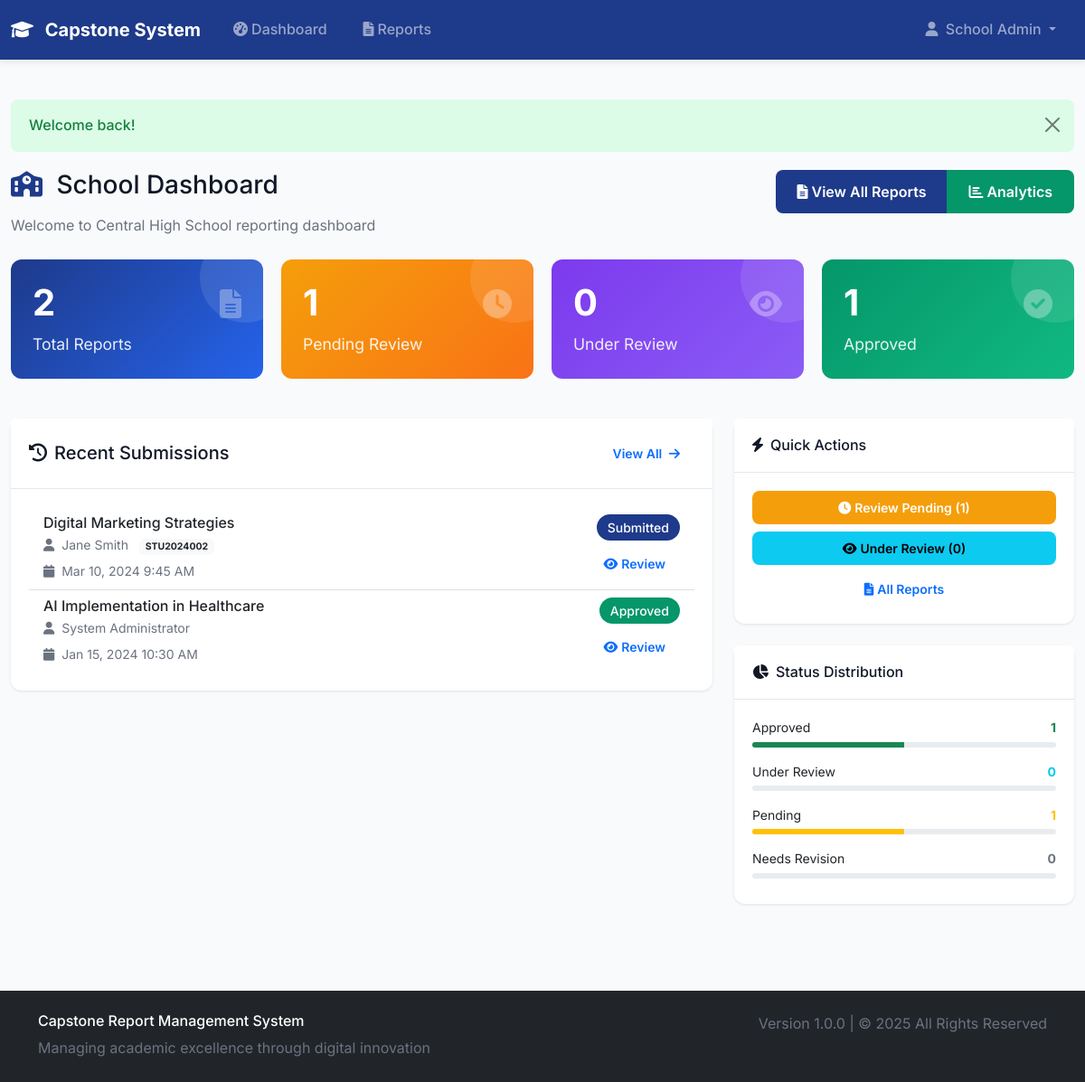
/school/dashboard.php (signed in), run on the app's committed database.
### tables this page shows
CREATE TABLE reports (
    id INT AUTO_INCREMENT PRIMARY KEY,
    title VARCHAR(255) NOT NULL,
    description TEXT,
    student_id INT NOT NULL,
    school_id INT NOT NULL,
    file_path VARCHAR(500),
    file_name VARCHAR(255),
    file_size INT,
    status ENUM('submitted', 'under_review', 'approved', 'rejected', 'revision_required') DEFAULT 'submitted',
    admin_comments TEXT,
    school_comments TEXT,
    submission_date TIMESTAMP DEFAULT CURRENT_TIMESTAMP,
    reviewed_at TIMESTAMP NULL,
    reviewed_by_admin INT,
    reviewed_by_school BOOLEAN DEFAULT FALSE,
    grade VARCHAR(10),
    FOREIGN KEY (student_id) REFERENCES users(id) ON DELETE CASCADE,
    FOREIGN KEY (school_id) REFERENCES schools(id) ON DELETE CASCADE,
    FOREIGN KEY (reviewed_by_admin) REFERENCES users(id) ON DELETE SET NULL
);

CREATE TABLE users (
    id INT AUTO_INCREMENT PRIMARY KEY,
    username VARCHAR(100) UNIQUE NOT NULL,
    email VARCHAR(255) UNIQUE NOT NULL,
    password VARCHAR(255) NOT NULL,
    first_name VARCHAR(100) NOT NULL,
    last_name VARCHAR(100) NOT NULL,
    role ENUM('student', 'admin') NOT NULL,
    student_id VARCHAR(50),
    school_id INT,
    id_photo_path VARCHAR(500),
    status ENUM('active', 'inactive') DEFAULT 'active',
    created_at TIMESTAMP DEFAULT CURRENT_TIMESTAMP,
    FOREIGN KEY (school_id) REFERENCES schools(id) ON DELETE SET NULL
);

### config/config.php (called while the page is built, shortened)
<?php
require_once __DIR__ . '/database.php';
require_once __DIR__ . '/../includes/functions.php';
$db = new Database();
?>

### config/database.php (called while the page is built, shortened)
<?php
class Database {
    private $host = DB_HOST;
    private $username = DB_USERNAME;
    private $password = DB_PASSWORD;
    private $database = DB_NAME;
    private $connection;
    private function connect() {
        try {
            if (DB_TYPE === 'pgsql') {
                $port = defined('DB_PORT') ? DB_PORT : '5432';
                $this->connection = new PDO(
                    "pgsql:host={$this->host};port={$port};dbname={$this->database}",
                    $this->username,
                    $this->password,
                    [
                        PDO::ATTR_ERRMODE => PDO::ERRMODE_EXCEPTION,
                        PDO::ATTR_DEFAULT_FETCH_MODE => PDO::FETCH_ASSOC,
                        PDO::ATTR_EMULATE_PREPARES => false
                    ]
                );
            } else {
                $this->connection = new PDO(
                    "mysql:host={$this->host};dbname={$this->database};charset=utf8mb4",
                    $this->username,
                    $this->password,
                    [
                        PDO::ATTR_ERRMODE => PDO::ERRMODE_EXCEPTION,
                        PDO::ATTR_DEFAULT_FETCH_MODE => PDO::FETCH_ASSOC,
                        PDO::ATTR_EMULATE_PREPARES => false
                    ]
                );
            }
        } catch (PDOException $e) {
            die("Database connection failed: " . $e->getMessage());
        }
    }
    public function query($sql, $params = []) {
        try {
            $stmt = $this->connection->prepare($sql);
            $stmt->execute($params);
            return $stmt;
        } catch (PDOException $e) {
            error_log("Database query error: " . $e->getMessage());
            return false;
        }
    }
    public function fetchAll($sql, $params = []) {
        $stmt = $this->query($sql, $params);
        return $stmt ? $stmt->fetchAll() : [];
    }
    public function fetchOne($sql, $params = []) {
        $stmt = $this->query($sql, $params);
        return $stmt ? $stmt->fetch() : null;
    }
}
?>

### school/dashboard.php (the view, shortened to what this page needs)
<?php
require_once '../config/config.php';
$schoolId = $_SESSION['school_id'];
$schoolName = $_SESSION['school_name'];
$stats = [
    'total_reports' => $db->fetchOne("SELECT COUNT(*) as count FROM reports WHERE school_id = ?", [$schoolId])['count'],
    'pending_review' => $db->fetchOne("SELECT COUNT(*) as count FROM reports WHERE school_id = ? AND status = 'submitted'", [$schoolId])['count'],
    'under_review' => $db->fetchOne("SELECT COUNT(*) as count FROM reports WHERE school_id = ? AND status = 'under_review'", [$schoolId])['count'],
    'approved' => $db->fetchOne("SELECT COUNT(*) as count FROM reports WHERE school_id = ? AND status = 'approved'", [$schoolId])['count'],
    'rejected' => $db->fetchOne("SELECT COUNT(*) as count FROM reports WHERE school_id = ? AND status = 'rejected'", [$schoolId])['count'],
    'revision_required' => $db->fetchOne("SELECT COUNT(*) as count FROM reports WHERE school_id = ? AND status = 'revision_required'", [$schoolId])['count']
];
$recentReports = $db->fetchAll(
    "SELECT r.*, u.first_name, u.last_name, u.student_id
     FROM reports r
     JOIN users u ON r.student_id = u.id
     WHERE r.school_id = ?
     ORDER BY r.submission_date DESC
     LIMIT 10",
    [$schoolId]
);
require_once '../includes/header.php';
?>
<div class="row mb-4">
    <div class="col">
        <h1 class="h3 mb-3">
            <i class="fas fa-school text-primary me-2"></i>
            School Dashboard
        </h1>
        <p class="text-muted mb-0">
            Welcome to <?php echo htmlspecialchars($schoolName); ?> reporting dashboard
        </p>
    </div>
    <div class="col-auto">
        <div class="btn-group">
            <a href="view_reports.php" class="btn btn-primary">
                <i class="fas fa-file-alt me-1"></i>View All Reports
            </a>
            <a href="analytics.php" class="btn btn-success">
                <i class="fas fa-chart-bar me-1"></i>Analytics
            </a>
        </div>
    </div>
</div>
<div class="stats-grid mb-4">
    <div class="dashboard-card">
        <div class="icon">
            <i class="fas fa-file-alt"></i>
        </div>
        <h3><?php echo $stats['total_reports']; ?></h3>
        <p>Total Reports</p>
    </div>
    <div class="dashboard-card" style="background: linear-gradient(135deg, var(--warning-color) 0%, #F97316 100%);">
        <div class="icon">
            <i class="fas fa-clock"></i>
        </div>
        <h3><?php echo $stats['pending_review']; ?></h3>
        <p>Pending Review</p>
    </div>
    <div class="dashboard-card" style="background: linear-gradient(135deg, var(--accent-color) 0%, #8B5CF6 100%);">
        <div class="icon">
            <i class="fas fa-eye"></i>
        </div>
        <h3><?php echo $stats['under_review']; ?></h3>
        <p>Under Review</p>
    </div>
    <div class="dashboard-card" style="background: linear-gradient(135deg, var(--secondary-color) 0%, #10B981 100%);">
        <div class="icon">
            <i class="fas fa-check-circle"></i>
        </div>
        <h3><?php echo $stats['approved']; ?></h3>
        <p>Approved</p>
    </div>
</div>
<div class="row">
    <div class="col-lg-8">
        <div class="card">
            <div class="card-header d-flex justify-content-between align-items-center">
                <h5 class="mb-0">
                    <i class="fas fa-history me-2"></i>Recent Submissions
                </h5>
                <a href="view_reports.php" class="btn btn-sm btn-outline-primary">
                    View All <i class="fas fa-arrow-right ms-1"></i>
                </a>
            </div>
            <div class="card-body">
                <?php if (empty($recentReports)): ?>
                    <div class="text-center py-4">
                        <i class="fas fa-file-alt fa-3x text-muted mb-3"></i>
                        <h6 class="text-muted">No reports submitted yet</h6>
                        <p class="text-muted mb-0">Reports from students will appear here once submitted</p>
                    </div>
                <?php else: ?>
                    <div class="list-group list-group-flush">
                        <?php foreach (array_slice($recentReports, 0, 5) as $report): ?>
                            <div class="list-group-item d-flex justify-content-between align-items-center">
                                <div>
                                    <h6 class="mb-1"><?php echo htmlspecialchars($report['title']); ?></h6>
                                    <p class="mb-1 text-muted small">
                                        <i class="fas fa-user me-1"></i>
                                        <?php echo htmlspecialchars($report['first_name'] . ' ' . $report['last_name']); ?>
                                        <span class="badge bg-light text-dark ms-2"><?php echo htmlspecialchars($report['student_id']); ?></span>
                                    </p>
                                    <small class="text-muted">
                                        <i class="fas fa-calendar me-1"></i>
                                        <?php echo formatDate($report['submission_date']); ?>
                                    </small>
                                </div>
                                <div class="text-end">
                                    <span class="status-badge status-<?php echo $report['status']; ?>">
                                        <?php echo ucfirst(str_replace('_', ' ', $report['status'])); ?>
                                    </span>
                                    <div class="mt-2">
                                        <a href="manage_report.php?id=<?php echo $report['id']; ?>" class="btn btn-sm btn-outline-primary">
                                            <i class="fas fa-eye me-1"></i>Review
                                        </a>
                                    </div>
                                </div>
                            </div>
                        <?php endforeach; ?>
                    </div>
                <?php endif; ?>
            </div>
        </div>
    </div>
    <div class="col-lg-4">
        <div class="card mb-4">
            <div class="card-header">
                <h6 class="mb-0">
                    <i class="fas fa-bolt me-2"></i>Quick Actions
                </h6>
            </div>
            <div class="card-body">
                <div class="d-grid gap-2">
                    <a href="view_reports.php?status=submitted" class="btn btn-warning btn-sm">
                        <i class="fas fa-clock me-1"></i>Review Pending (<?php echo $stats['pending_review']; ?>)
                    </a>
                    <a href="view_reports.php?status=under_review" class="btn btn-info btn-sm">
                        <i class="fas fa-eye me-1"></i>Under Review (<?php echo $stats['under_review']; ?>)
                    </a>
                    <a href="view_reports.php" class="btn btn-outline-primary btn-sm">
                        <i class="fas fa-file-alt me-1"></i>All Reports
                    </a>
                </div>
            </div>
        </div>
        <div class="card mb-4">
            <div class="card-header">
                <h6 class="mb-0">
                    <i class="fas fa-chart-pie me-2"></i>Status Distribution
                </h6>
            </div>
            <div class="card-body">
                <div class="mb-3">
                    <div class="d-flex justify-content-between align-items-center mb-1">
                        <small>Approved</small>
                        <small class="text-success fw-bold"><?php echo $stats['approved']; ?></small>
                    </div>
                    <div class="progress mb-2" style="height: 6px;">
                        <div class="progress-bar bg-success" style="width: <?php echo $stats['total_reports'] > 0 ? ($stats['approved'] / $stats['total_reports']) * 100 : 0; ?>%"></div>
                    </div>
                </div>
                <div class="mb-3">
                    <div class="d-flex justify-content-between align-items-center mb-1">
                        <small>Under Review</small>
                        <small class="text-info fw-bold"><?php echo $stats['under_review']; ?></small>
                    </div>
                    <div class="progress mb-2" style="height: 6px;">
                    </div>
                </div>
                <div class="mb-3">
                    <div class="d-flex justify-content-between align-items-center mb-1">
                        <small>Pending</small>
                        <small class="text-warning fw-bold"><?php echo $stats['pending_review']; ?></small>
                    </div>
                    <div class="progress mb-2" style="height: 6px;">
                        <div class="progress-bar bg-warning" style="width: <?php echo $stats['total_reports'] > 0 ? ($stats['pending_review'] / $stats['total_reports']) * 100 : 0; ?>%"></div>
                    </div>
                </div>
                <div class="mb-0">
                    <div class="d-flex justify-content-between align-items-center mb-1">
                        <small>Needs Revision</small>
                        <small class="text-secondary fw-bold"><?php echo $stats['revision_required']; ?></small>
                    </div>
                    <div class="progress mb-2" style="height: 6px;">
                    </div>
                </div>
            </div>
        </div>
    </div>
</div>
<?php require_once '../includes/footer.php'; ?>

### assets/css/style.css (style rules this page uses)
:root { --primary-color: #1E3A8A; --secondary-color: #059669; --background-color: #F9FAFB; --text-color: #111827; --accent-color: #7C3AED; --warning-color: #F59E0B; --light-gray: #E5E7EB; --medium-gray: #6B7280; --dark-gray: #374151; }
* { margin: 0; padding: 0; box-sizing: border-box; }
body { font-family: 'Inter', 'Source Sans Pro', -apple-system, BlinkMacSystemFont, sans-serif; background-color: var(--background-color); color: var(--text-color); line-height: 1.6; }
.text-primary { color: var(--primary-color) !important; }
.btn-primary { background-color: var(--primary-color); border-color: var(--primary-color); }
.btn-success { background-color: var(--secondary-color); border-color: var(--secondary-color); }
.btn-warning { background-color: var(--warning-color); border-color: var(--warning-color); color: white; }
.card { border: none; border-radius: 12px; box-shadow: 0 1px 3px rgba(0, 0, 0, 0.1); margin-bottom: 20px; transition: all 0.3s ease; }
.card-header { background-color: white; border-bottom: 1px solid var(--light-gray); padding: 20px; font-weight: 600; color: var(--text-color); }
.card-body { padding: 20px; }
.dashboard-card { background: linear-gradient(135deg, var(--primary-color) 0%, #2563EB 100%); color: white; border-radius: 12px; padding: 24px; margin-bottom: 20px; position: relative; overflow: hidden; }
.dashboard-card::before { content: ''; position: absolute; top: 0; right: 0; width: 100px; height: 100px; background: rgba(255, 255, 255, 0.1); border-radius: 50%; transform: translate(30px, -30px); }
.dashboard-card h3 { font-size: 2.5rem; font-weight: 700; margin-bottom: 8px; }
.dashboard-card p { font-size: 1.1rem; opacity: 0.9; margin-bottom: 0; }
.dashboard-card .icon { position: absolute; top: 24px; right: 24px; font-size: 2rem; opacity: 0.3; }
.status-badge { padding: 6px 12px; border-radius: 20px; font-size: 0.875rem; font-weight: 500; text-transform: capitalize; }
.status-submitted { background-color: var(--primary-color); color: white; }
.status-approved { background-color: var(--secondary-color); color: white; }
.btn { border-radius: 8px; padding: 12px 24px; font-weight: 600; font-size: 1rem; transition: all 0.3s ease; border: none; }
.btn-sm { padding: 8px 16px; font-size: 0.875rem; }
.text-muted { color: var(--medium-gray) !important; }
.stats-grid { display: grid; grid-template-columns: repeat(auto-fit, minmax(250px, 1fr)); gap: 20px; margin-bottom: 30px; }

### data on the page
reports: title "Digital Marketing Strategies", student.last_name "Jane Smith", student.student_id "STU2024002", submission_date "Mar 10, 2024 9:45 AM", status "Submitted"
reports: title "AI Implementation in Healthcare", student.last_name "System Administrator", submission_date "Jan 15, 2024 10:30 AM", status "Approved"

### other printed values
$message "Welcome back!"
$schoolName "Central High School"
$stats['total_reports'] "2"
$stats['pending_review'] "1"
$stats['under_review'] "0"
$stats['approved'] "1"
$stats['revision_required'] "0"
APP_VERSION "1.0.0"
